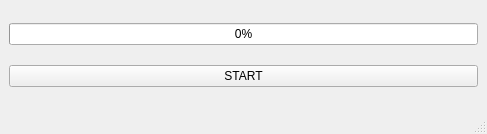
<?xml version="1.0" encoding="UTF-8"?>
<ui version="4.0">
 <class>MainWindow</class>
 <widget class="QMainWindow" name="MainWindow">
  <property name="geometry">
   <rect>
    <x>0</x>
    <y>0</y>
    <width>487</width>
    <height>134</height>
   </rect>
  </property>
  <property name="windowTitle">
   <string>ProgressBar</string>
  </property>
  <widget class="QWidget" name="centralwidget">
   <layout class="QVBoxLayout" name="verticalLayout">
    <item>
     <widget class="QProgressBar" name="progressBar">
      <property name="value">
       <number>0</number>
      </property>
     </widget>
    </item>
    <item>
     <widget class="QPushButton" name="pushButtonStart">
      <property name="text">
       <string>START</string>
      </property>
     </widget>
    </item>
   </layout>
  </widget>
  <widget class="QMenuBar" name="menubar">
   <property name="geometry">
    <rect>
     <x>0</x>
     <y>0</y>
     <width>487</width>
     <height>22</height>
    </rect>
   </property>
  </widget>
  <widget class="QStatusBar" name="statusbar"/>
 </widget>
 <resources/>
 <connections/>
</ui>
